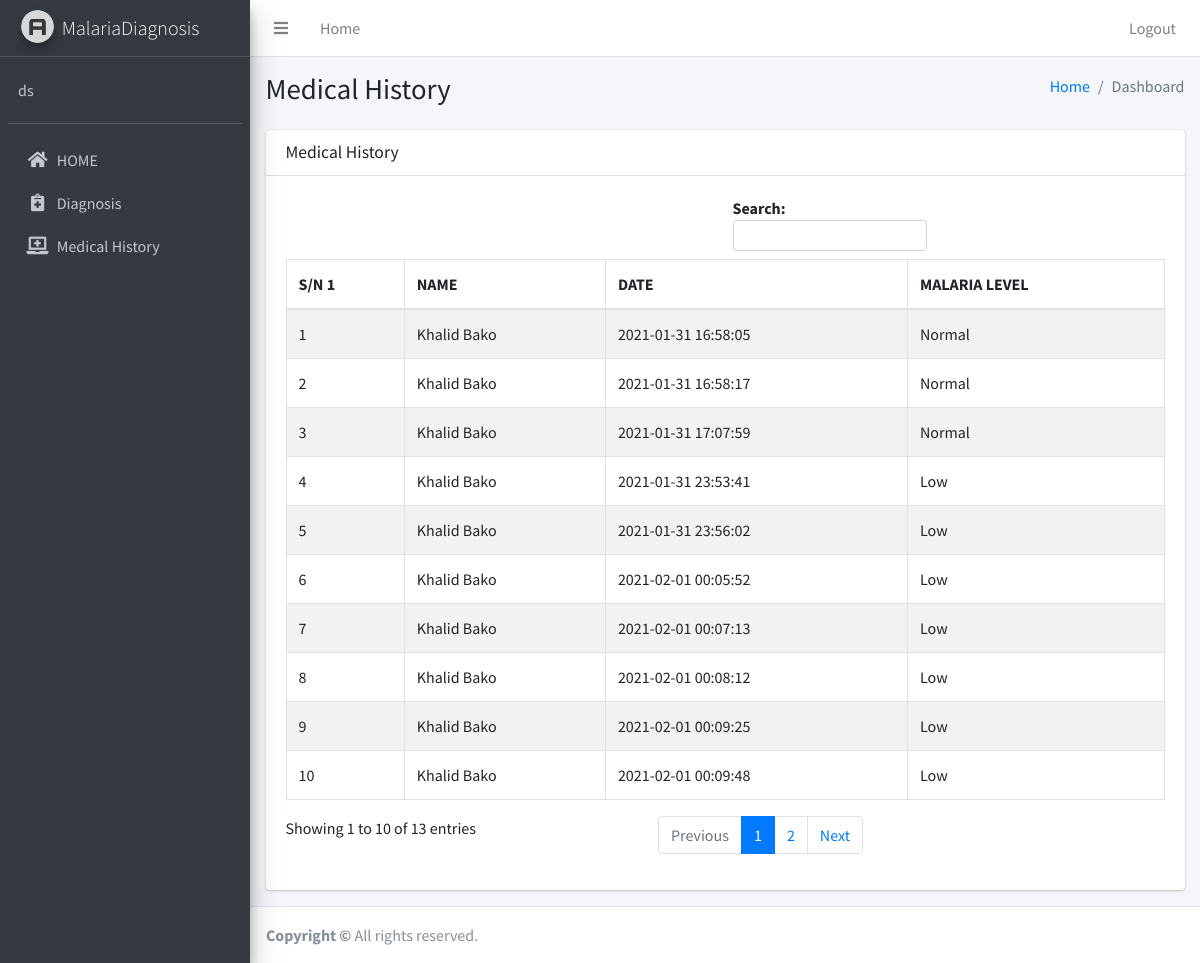
The page /history.php (signed in) on the database its author committed.
### tables this page shows
CREATE TABLE `history` (
  `diagnosis_id` int(11) NOT NULL,
  `user_id` int(11) NOT NULL,
  `anemia` int(11) NOT NULL,
  `nausea` int(11) NOT NULL,
  `dizziness` int(11) NOT NULL,
  `fever` int(11) NOT NULL,
  `jaundice` int(11) NOT NULL,
  `body_weekness` int(11) NOT NULL,
  `liver_enlarge` int(11) NOT NULL,
  `headache` int(11) NOT NULL,
  `vomitting` int(11) NOT NULL,
  `joint_pain` int(11) NOT NULL,
  `appatite_loss` int(11) NOT NULL,
  `result` int(11) NOT NULL,
  `prescription` text NOT NULL,
  `date` datetime NOT NULL DEFAULT current_timestamp()
);

CREATE TABLE `user` (
  `user_id` int(11) NOT NULL,
  `username` varchar(75) NOT NULL,
  `name` varchar(255) NOT NULL,
  `email` varchar(255) NOT NULL,
  `phone` varchar(15) NOT NULL,
  `password` varchar(155) NOT NULL,
  `access_level` int(11) NOT NULL
);

### classes/User.php (the view, shortened to what this page needs)
<?php
class User{
    public function getResult($var)
    {
        if ($var ==4) {
            return "Very High";
        }elseif($var ==3){
            return "High";
        }
        elseif($var ==2){
            return "Average";
        }elseif($var ==1){
            return "Low";
        }else{
                return "Normal";
        }
    }
    public function getHistory($id)
    {
        $db = new DB();
        $con = $db->getConnection();
        $sql = "SELECT * FROM `history` h INNER JOIN user u ON h.user_id = u.user_id
        WHERE u.user_id = '$id'";
        $stm = $con->prepare($sql);
        $stm->execute();
        $count = $stm->rowCount();
        $r = '';
        $sn =0;
        if($count  > 0){
            while ($row = $stm->fetch(PDO::FETCH_ASSOC)) {
                $sn++;
                $r .='
                    <tr>
                        <td>'.$sn.'</td>
                        <td>'.$row['name'].'</td>
                        <td>'.$row['date'].'</td>
                        <td>'.$this->getResult($row['result']).'</td>
                    </tr>
                ';
            }
            return $r;
            }else{
                return ' <tr>
                <td>No records found.</td>
            </tr>';
            }
    }
}

### history.php (shortened to what this page needs)
<?php
  require_once('classes/User.php');
  $user = new User();
  $user->isPatient();
?>
<!DOCTYPE html>
<html lang="en">
<head>
  <link rel="stylesheet" href="plugins/fontawesome-free/css/all.min.css">
  <link rel="stylesheet" href="plugins/overlayScrollbars/css/OverlayScrollbars.min.css">
  <link rel="stylesheet" href="dist/css/adminlte.min.css">
</head>
<body class="hold-transition sidebar-mini layout-fixed layout-navbar-fixed layout-footer-fixed">
<div class="wrapper">
  <nav class="main-header navbar navbar-expand navbar-white navbar-light">
    <ul class="navbar-nav">
      <li class="nav-item">
        <a class="nav-link" data-widget="pushmenu" href="#" role="button"><i class="fas fa-bars"></i></a>
      </li>
      <li class="nav-item d-none d-sm-inline-block">
        <a href="dashboard.php" class="nav-link">Home</a>
      </li>
    </ul>
    <ul class="navbar-nav ml-auto">
      <li class="nav-item d-none d-sm-inline-block">
        <a class="nav-link"  href="logout.php">
          Logout
        </a>
      </li>
    </ul>
  </nav>
  <aside class="main-sidebar sidebar-dark-primary elevation-4">
    <a href="dashoard3.php" class="brand-link">
      <img src="dist/img/AdminLTELogo.png" alt="AdminLTE Logo" class="brand-image img-circle elevation-3" style="opacity: .8">
      <span class="brand-text font-weight-light">MalariaDiagnosis</span>
    </a>
    <div class="sidebar">
      <div class="user-panel mt-3 pb-3 mb-3 d-flex">
        <div class="info">
          <a href="#" class="d-block"><?php echo $_SESSION['username'] ?></a>
        </div>
      </div>
      <nav class="mt-2">
        <ul class="nav nav-pills nav-sidebar flex-column" data-widget="treeview" role="menu" data-accordion="false">
          <li class="nav-item">
            <a href="dashboard.php" class="nav-link">
              <i class="nav-icon fas fa-home"></i>
              <p>
                HOME
              </p>
            </a>
          </li>
          <li class="nav-item">
            <a href="diagnosis.php" class="nav-link">
              <i class="nav-icon fas fa-notes-medical"></i>
              <p>
                Diagnosis
              </p>
            </a>
          </li>
          <li class="nav-item">
            <a href="history.php" class="nav-link">
              <i class="nav-icon fas fa-laptop-medical"></i>
              <p>
                Medical History
              </p>
            </a>
          </li>
        </ul>
      </nav>
    </div>
  </aside>
  <div class="content-wrapper">
    <div class="content-header">
      <div class="container-fluid">
        <div class="row mb-2">
          <div class="col-sm-6">
            <h1 class="m-0">Medical History</h1>
          </div>
          <div class="col-sm-6">
            <ol class="breadcrumb float-sm-right">
              <li class="breadcrumb-item"><a href="#">Home</a></li>
              <li class="breadcrumb-item active">Dashboard</li>
            </ol>
          </div>
        </div>
      </div>
    </div>
    <section class="content">
      <div class="container-fluid">
        <div class="row">
          <div class="col-md-12">
            <div class="row">
              <div class="col-md-12">
                <div class="card">
                  <div class="card-header">
                    <h3 class="card-title">Medical History</h3>
                  </div>
                  <div class="card-body">
                    <table id="example1" class="table table-bordered table-striped">
                      <thead>
                      <tr>
                        <th>S/N <?php echo $_SESSION['user_id']?></th>
                        <th>NAME</th>
                        <th>DATE</th>
                        <th>MALARIA LEVEL</th>
                      </tr>
                      </thead>
                      <tbody>
                        <?php
                         echo $user->getHistory($_SESSION['user_id'])
                          ?>
                    </table>
                  </div>
                </div>
              </div>
            </div>
        </div>
      </div>
    </section>
  </div>
  <footer class="main-footer">
    <strong>Copyright &copy; </strong>
    All rights reserved.
  </footer>
</div>
</body>
</html>

### rows shown on the page
history: user.name "Khalid Bako", date "2021-01-31 16:58:05", result "Normal"
history: user.name "Khalid Bako", date "2021-01-31 16:58:17", result "Normal"
history: user.name "Khalid Bako", date "2021-01-31 17:07:59", result "Normal"
history: user.name "Khalid Bako", date "2021-01-31 23:53:41", result "Low"
history: user.name "Khalid Bako", date "2021-01-31 23:56:02", result "Low"
history: user.name "Khalid Bako", date "2021-02-01 00:05:52", result "Low"
history: user.name "Khalid Bako", date "2021-02-01 00:07:13", result "Low"
history: user.name "Khalid Bako", date "2021-02-01 00:08:12", result "Low"
history: user.name "Khalid Bako", date "2021-02-01 00:09:25", result "Low"
history: user.name "Khalid Bako", date "2021-02-01 00:09:48", result "Low"

### other values the page prints
$_SESSION['username'] "ds"
$_SESSION['user_id'] "1"
